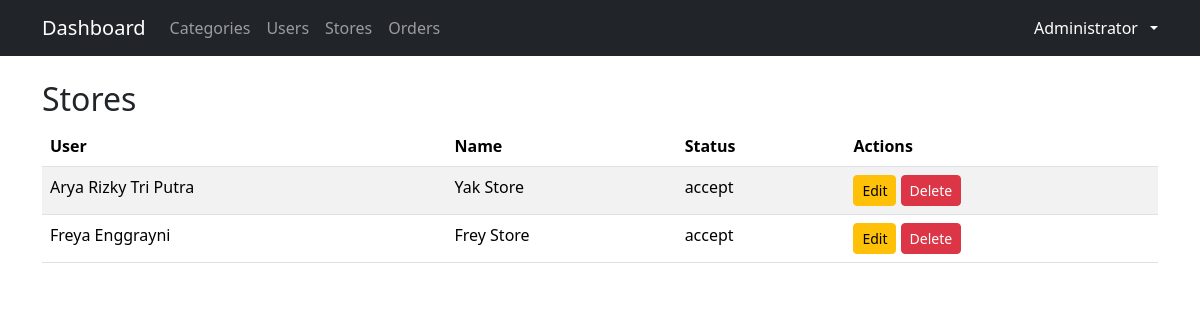
The app's page /dashboard/stores/index.php (signed in) with its own data.
### tables this page shows
CREATE TABLE IF NOT EXISTS `stores` (
  `id` int NOT NULL AUTO_INCREMENT,
  `user_id` int NOT NULL,
  `name` varchar(225) NOT NULL,
  `status` enum('pending','accept','reject') NOT NULL DEFAULT 'pending',
  `reject_reason` text,
  PRIMARY KEY (`id`),
  KEY `fk_shops_to_users` (`user_id`),
  CONSTRAINT `fk_shops_to_users` FOREIGN KEY (`user_id`) REFERENCES `users` (`id`) ON DELETE CASCADE ON UPDATE CASCADE
);

CREATE TABLE IF NOT EXISTS `users` (
  `id` int NOT NULL AUTO_INCREMENT,
  `role` enum('administrator','customer') NOT NULL DEFAULT 'customer',
  `name` varchar(225) NOT NULL,
  `email` varchar(225) NOT NULL,
  `address` text,
  `password` varchar(225) NOT NULL,
  PRIMARY KEY (`id`)
);

### dashboard/stores/index.php (the view, shortened to what this page needs)
<?php require_once '../../layouts/head.php'; ?>
<?php
$database = new Database();
$pdo = $database->getConnection();
$stmt = $pdo->query("
    SELECT stores.*, users.name as user_name
    FROM stores
    JOIN users ON stores.user_id = users.id
");
$stores = $stmt->fetchAll(PDO::FETCH_ASSOC);
?>
<?php require_once '../../layouts/navbar.php'; ?>
<section class="container mt-4">
<h2>Stores</h2>
<table class="table table-striped">
    <thead>
        <tr>
            <th>User</th>
            <th>Name</th>
            <th>Status</th>
            <th>Actions</th>
        </tr>
    </thead>
    <tbody>
        <?php foreach ($stores as $store): ?>
        <tr>
            <td><?= htmlspecialchars($store['user_name']) ?></td>
            <td><?= htmlspecialchars($store['name']) ?></td>
            <td><?= htmlspecialchars($store['status']) ?></td>
            <td>
                <a href="<?= getDomainUrl() . '/dashboard/stores/update.php?id=' . $store['id'] ?>" class="btn btn-sm btn-warning">Edit</a>
                <a href="<?= getDomainUrl() . '/dashboard/stores/update.php?id=' . $store['id'] ?>" class="btn btn-sm btn-danger" onclick="return confirm('Are you sure?')">Delete</a>
            </td>
        </tr>
        <?php endforeach; ?>
    </tbody>
</table>
</section>
<?php require_once '../../layouts/tail.php'; ?>

### records on screen
stores: user.name "Arya Rizky Tri Putra", name "Yak Store", status "accept"
stores: user.name "Freya Enggrayni", name "Frey Store", status "accept"

### other values on screen
$_COOKIE['user_name'] "Administrator"
